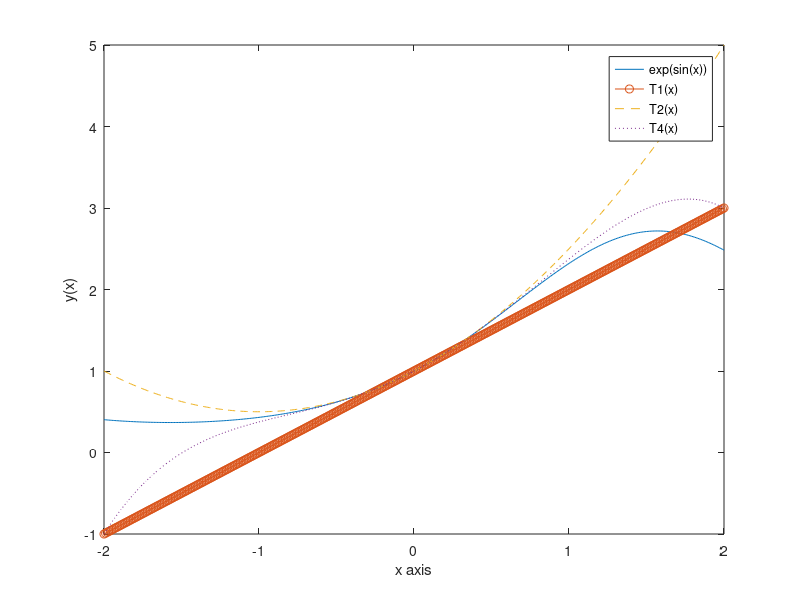

Here is the MATLAB script that generated this plot:
%%%%%%%%%%%%%%%%%%%%%%%%%%%%%%%%%%
%%%%%%%% Problem 5 Script %%%%%%%%
%%%%%%%%%%%%%%%%%%%%%%%%%%%%%%%%%%

clear all;
clc;

x = -2:0.01:2;
y = exp(sin(x));
T1 = 1 + x;
T2 = 1 + x + (x.^2)./2;
T4 = 1 + x + (x.^2)./2 - (x.^4)./8;
plot(x,y,x,T1,'-o',x,T2,'--',x,T4,':');
legend('exp(sin(x))', 'T1(x)', 'T2(x)', 'T4(x)');
xlabel('x axis');
ylabel('y(x)');


